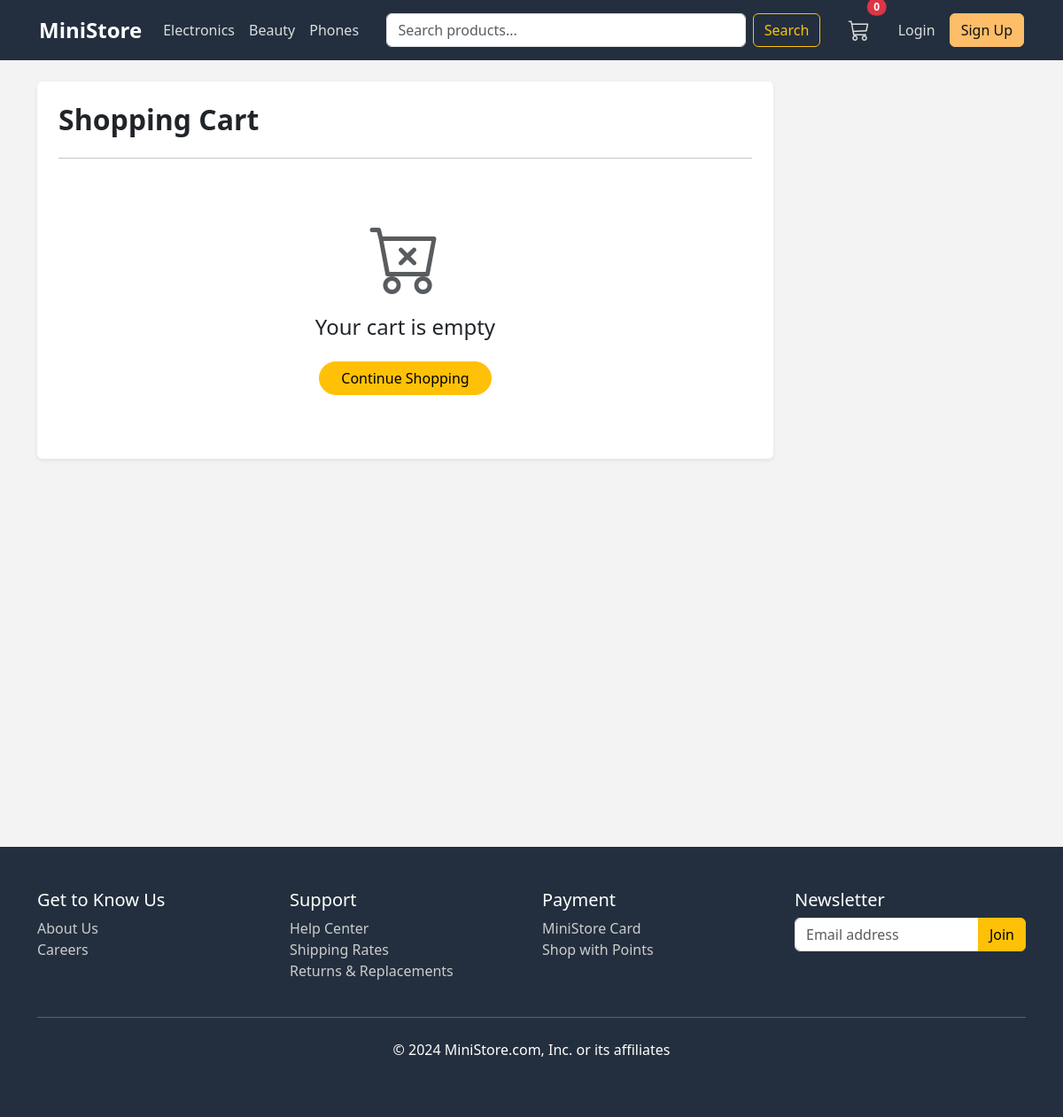
The page /cart on the database its author committed.
### models.py (models this page shows)
class Category(db.Model):
    id = db.Column(db.Integer, primary_key=True)
    name = db.Column(db.String(80), nullable=False)
    description = db.Column(db.String(255))
    products = db.relationship('Product', backref='category', lazy=True)

### app.py (the view, shortened to what this page needs)
@app.route('/cart')
def cart_page():
    cart = get_cart()
    items = []
    total = 0.0
    return render_template('cart.html', items=items, total=total)

### app.py (called while the page is built)
@app.context_processor
def inject_categories():
    try:
        cats = Category.query.all()
    except Exception:
        cats = []
    return dict(categories=cats)

def get_cart():
    return session.setdefault('cart', {})

### templates/cart.html (shortened to what this page needs)
{% extends 'base.html' %}
{% block content %}
<div class="row">
    <div class="col-md-9">
        <div class="bg-white p-4 rounded shadow-sm mb-4">
            <h2 class="fw-bold mb-4">Shopping Cart</h2>
            <hr>
            {% if items %}
            <form action="{{ url_for('update_cart') }}" method="post">
                {% for item in items %}
                <div class="row mb-4 align-items-center">
                    <div class="col-md-2 text-center">
                        <img src="{{ item.product.image if item.product.image.startswith('http') else url_for('static', filename=item.product.image) }}" class="img-fluid rounded" style="max-height: 100px; object-fit: contain;">
                    </div>
                    <div class="col-md-6">
                        <h5 class="fw-bold mb-1">{{ item.product.name }}</h5>
                        <p class="text-success small mb-1">In Stock</p>
                        <p class="text-muted small mb-0">Eligible for FREE Shipping</p>
                    </div>
                    <div class="col-md-2">
                        <input type="number" name="qty_{{ item.product.id }}" value="{{ item.qty }}" min="0" class="form-control rounded-pill text-center">
                    </div>
                    <div class="col-md-2 text-end">
                        <p class="fw-bold fs-5 mb-0">${{ '%.2f'|format(item.item_total) }}</p>
                    </div>
                </div>
                <hr>
                {% endfor %}
                <div class="text-end">
                    <button type="submit" class="btn btn-outline-dark rounded-pill">Update Cart</button>
                </div>
            </form>
            {% else %}
            <div class="text-center py-5">
                <i class="bi bi-cart-x display-1 text-muted"></i>
                <h4 class="mt-3">Your cart is empty</h4>
                <a href="{{ url_for('index') }}" class="btn btn-warning mt-3 rounded-pill px-4">Continue Shopping</a>
            </div>
            {% endif %}
        </div>
    </div>
</div>
{% endblock %}

### templates/base.html (shortened to what this page needs)
<!doctype html>
<html lang="en">
  <head>
    <link href="https://cdn.jsdelivr.net/npm/bootstrap@5.3.0/dist/css/bootstrap.min.css" rel="stylesheet">
    <link rel="stylesheet" href="https://cdn.jsdelivr.net/npm/bootstrap-icons@1.11.1/font/bootstrap-icons.css">
  </head>
  <body>
    <nav class="navbar navbar-expand-lg">
      <div class="container-fluid">
        <a class="navbar-brand" href="{{ url_for('index') }}">MiniStore</a>
        <div class="collapse navbar-collapse" id="navbarNav">
          <ul class="navbar-nav me-auto">
            {% for c in categories %}
            <li class="nav-item"><a class="nav-link" href="{{ url_for('category_page', cid=c.id) }}">{{ c.name }}</a></li>
            {% endfor %}
          </ul>
          <form class="d-flex w-50 mx-auto" action="{{ url_for('search') }}" method="get">
            <input class="form-control me-2" type="search" placeholder="Search products..." name="q">
            <button class="btn btn-outline-warning" type="submit">Search</button>
          </form>
          <ul class="navbar-nav ms-auto align-items-center">
            <li class="nav-item me-3">
                <a class="nav-link position-relative" href="{{ url_for('cart_page') }}">
                    <i class="bi bi-cart3 fs-4"></i>
                    <span class="position-absolute top-0 start-100 translate-middle badge rounded-pill bg-danger">
                        {{ session.get('cart', {})|length }}
                    </span>
                </a>
            </li>
            {% if current_user.is_authenticated %}
              <li class="nav-item dropdown">
                <a class="nav-link dropdown-toggle" href="#" id="userDropdown" role="button" data-bs-toggle="dropdown">
                  <i class="bi bi-person-circle fs-4"></i>
                </a>
                <ul class="dropdown-menu dropdown-menu-end">
                  <li><a class="dropdown-item" href="{{ url_for('profile') }}">Profile</a></li>
                  <li><a class="dropdown-item" href="{{ url_for('order_history') }}">Orders</a></li>
                  {% if current_user.is_admin %}
                  <li><hr class="dropdown-divider"></li>
                  <li><a class="dropdown-item" href="{{ url_for('admin_index') }}">Admin Panel</a></li>
                  {% endif %}
                  <li><hr class="dropdown-divider"></li>
                  <li><a class="dropdown-item" href="{{ url_for('logout') }}">Logout</a></li>
                </ul>
              </li>
            {% else %}
              <li class="nav-item"><a class="nav-link" href="{{ url_for('login') }}">Login</a></li>
              <li class="nav-item"><a class="btn btn-primary ms-2" href="{{ url_for('register') }}">Sign Up</a></li>
            {% endif %}
          </ul>
        </div>
      </div>
    </nav>
    <div class="container mt-4 min-vh-100">
      {% block content %}{% endblock %}
    </div>
    <footer class="footer">
        <div class="container">
            <div class="row">
                <div class="col-md-3">
                    <h5>Get to Know Us</h5>
                    <ul class="list-unstyled">
                        <li><a href="{{ url_for('support') }}">About Us</a></li>
                        <li><a href="{{ url_for('support') }}">Careers</a></li>
                    </ul>
                </div>
                <div class="col-md-3">
                    <h5>Support</h5>
                    <ul class="list-unstyled">
                        <li><a href="{{ url_for('support') }}">Help Center</a></li>
                        <li><a href="{{ url_for('shipping_info') }}">Shipping Rates</a></li>
                        <li><a href="{{ url_for('returns') }}">Returns & Replacements</a></li>
                    </ul>
                </div>
                <div class="col-md-3">
                    <h5>Payment</h5>
                    <ul class="list-unstyled">
                        <li><a href="#">MiniStore Card</a></li>
                        <li><a href="#">Shop with Points</a></li>
                    </ul>
                </div>
                <div class="col-md-3">
                    <h5>Newsletter</h5>
                    <form>
                        <div class="input-group">
                            <input type="email" class="form-control" placeholder="Email address">
                            <button class="btn btn-warning" type="button">Join</button>
                        </div>
                    </form>
                </div>
            </div>
            <hr class="mt-4 bg-secondary">
            <div class="text-center mt-4">
                <p>&copy; 2024 MiniStore.com, Inc. or its affiliates</p>
            </div>
        </div>
    </footer>
  </body>
</html>

### templates/base.html (style rules this page uses)
:root { --primary-color: #232f3e; --accent-color: #febd69; --bg-light: #f3f3f3; }
body { background-color: var(--bg-light); font-family: 'Segoe UI', Tahoma, Geneva, Verdana, sans-serif; }
.navbar { background-color: var(--primary-color) !important; padding: 0.5rem 2rem; }
.navbar-brand { color: white !important; font-weight: bold; font-size: 1.5rem; }
.nav-link { color: #ddd !important; }
.btn-primary { background-color: var(--accent-color); border-color: var(--accent-color); color: #111; font-weight: 500; }
.footer { background-color: var(--primary-color); color: white; padding: 3rem 0; margin-top: 4rem; }
.footer a { color: #ccc; text-decoration: none; }

### rows shown on the page
Category: name "Electronics"
Category: name "Beauty"
Category: name "Phones"

### other values the page prints
{{ session.get('cart', {})|length }} "0"
